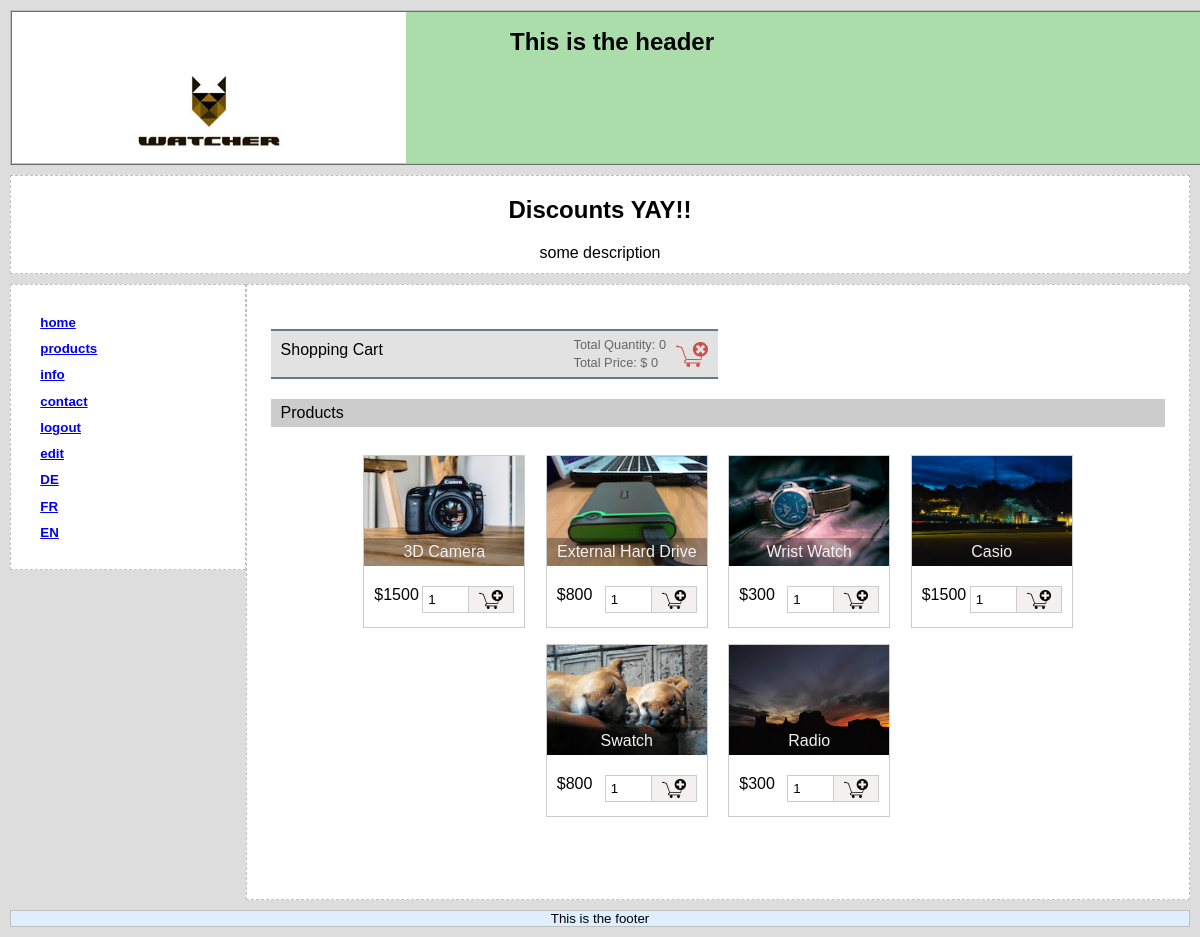
Screenshot of /index.php?lang=fr&action=products&controller=home (signed in) with the database file from the repository.
### tables this page shows
CREATE TABLE `tbl_product` (
  `id` int(8) NOT NULL,
  `name` varchar(255) NOT NULL,
  `code` varchar(255) NOT NULL,
  `image` text NOT NULL,
  `price` double(10,2) NOT NULL
);

### view/View.class.php (called while the page is built, shortened)
<?php
class View {
	public function render($tpl) {
		include  __DIR__ ."/main.php";
	}
}

### autoloader.php (called while the page is built, shortened)
<?php
spl_autoload_register(function($class_name){
	$dirs = [
		'lib/',
		'controller/',
		'model/',
		'mailer/',
		'view/'
	];
	foreach($dirs as $dir) {
		$file = __DIR__."/$dir$class_name.class.php";
		if(file_exists($file)) {
			break;
		}
	}
});

### lib/DB.class.php (called while the page is built, shortened)
<?php
class DB {
	private $host = "localhost";
	private $user = "root";
	private $password = "";
	private $database = "watcher";
	private $conn;
	function __construct() {
		$this->conn = $this->connectDB();
	}
	function connectDB() {
		$conn = mysqli_connect($this->host,$this->user,$this->password,$this->database);
		return $conn;
	}
	function getDBResult($query, $params = array())
    {
        $sql_statement = $this->conn->prepare($query);
        $sql_statement->execute();
        $result = $sql_statement->get_result();
        if ($result->num_rows > 0) {
            while ($row = $result->fetch_assoc()) {
                $resultset[] = $row;
            }
        }
        if (! empty($resultset)) {
            return $resultset;
        }
    }
}

### model/ShoppingCart.class.php (called while the page is built, shortened)
<?php
require_once 'autoloader.php';
class ShoppingCart{
    private $db;
    function __construct(){
        $this->db = new DB();
    }
    function getAllProduct()
    {
        $query = "SELECT * FROM tbl_product";
        $productResult = $this->db->getDBResult($query);
        return $productResult;
    }
}

### view/product-list.php (the view)
<div id="product-grid">
    <div class="txt-heading">
        <div class="txt-heading-label">Products</div>
    </div>
    <?php
    $product_array = $shoppingCart->getAllProduct();
    if (! empty($product_array)) {
        foreach ($product_array as $key => $value) {
            ?>
        <div class="product-item">
        <form method="post"
            action="index.php?lang=de&controller=home&action=addItemToShoppingCart&code=<?php echo $product_array[$key]["code"]; ?>">
            <div class="product-image">
                <img src="img/<?php echo $product_array[$key]["image"]; ?>">
                <div class="product-title">
                    <?php echo $product_array[$key]["name"]; ?>
                </div>
            </div>
            <div class="product-footer">
                <div class="float-right">
                    <input type="text" name="quantity" value="1"
                        size="2" class="input-cart-quantity" /><input type="image"
                        src="img/image/add-to-cart.png" class="btnAddAction" />
                </div>
                <div class="product-price float-left"><?php echo "$".$product_array[$key]["price"]; ?></div>
            </div>
        </form>
    </div>
    <?php
        }
    }
    ?>
</div>

### Style/style.css (style rules this page uses)
body { color: black; background-color: #DDD; font-family: Helvetica,Arial,sans-serif; margin: 0; padding: 0; }
.txt-heading { margin: 20px 0px; text-align: left; background: #cccccc; padding: 5px 10px; overflow: auto; }
.txt-heading-label { display: inline-block; }
.btnAddAction { padding: 3px 10px; cursor: pointer; border: #CCC 1px solid; background: #f3f0f0; }
#product-grid { margin-bottom: 30px; text-align: center; padding-bottom: 20px; }
.product-item { display: inline-block; margin: 8px; border: #CCC 1px solid; }
.product-title { position: absolute; bottom: 0px; background: rgba(0, 0, 0, 0.3); width: 100%; padding: 5px 0px; color: #f1f1f1; }
.product-image { height: 110px; width:160px; position:relative; }
.product-image img { width:100%; height: 110px; }
.product-footer { padding: 20px 10px 10px; overflow: auto; }
.float-left { float:left; }
.float-right { float:right; }
.input-cart-quantity { padding: 5px; margin: 0; vertical-align: top; border: #CCC 1px solid; border-right: 0px; width:35px; }

### rows the page displays
tbl_product: image (picture), name "3D Camera", price "1500"
tbl_product: image (picture), name "External Hard Drive", price "800"
tbl_product: image (picture), name "Wrist Watch", price "300"
tbl_product: image (picture), name "Casio", price "1500"
tbl_product: image (picture), name "Swatch", price "800"
tbl_product: image (picture), name "Radio", price "300"

### other values shown
$nav["actionCall"] "home"
$nav["actionCall"] "products"
$nav["actionCall"] "info"
$nav["actionCall"] "contact"
$nav["actionCall"] "logout"
$nav["actionCall"] "edit"
$lang "DE"
$lang "FR"
$lang "EN"
$item_quantity "0"
$item_price "0"
